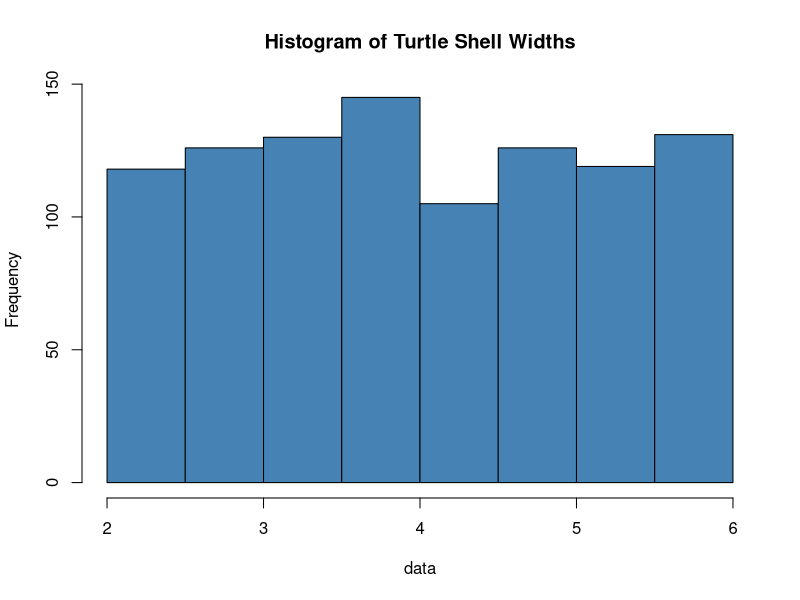
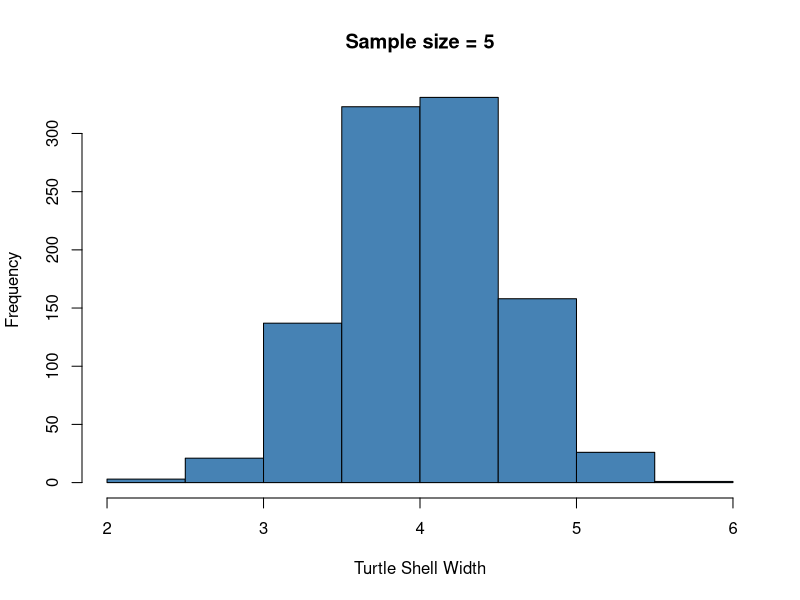
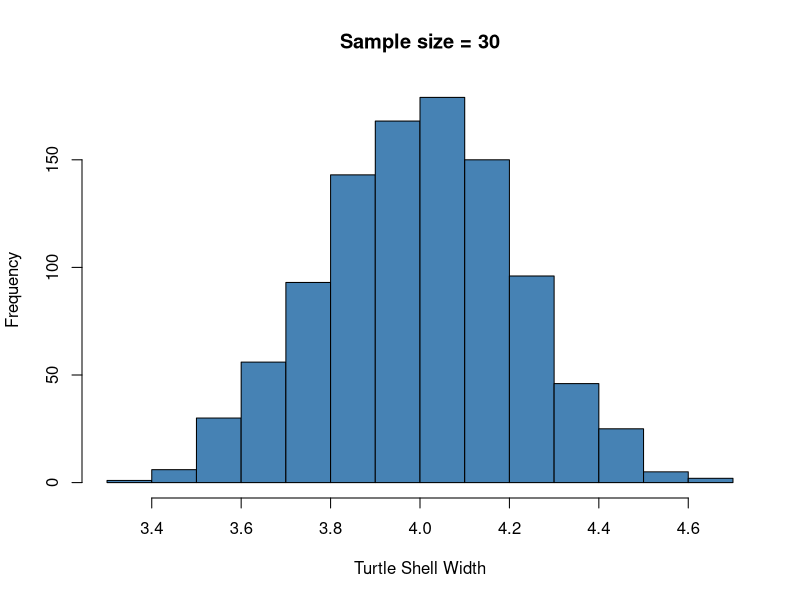
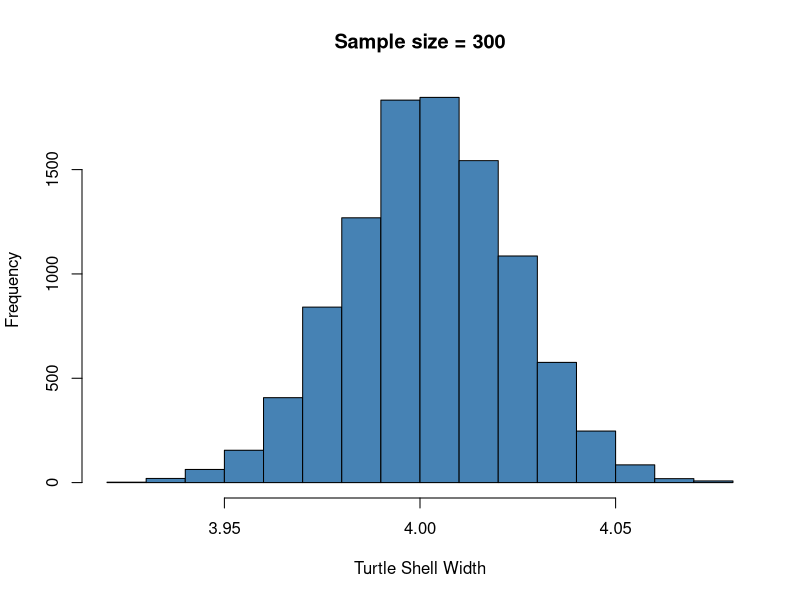

Write R code to recreate these figures, in order.


#*****************************************************************************
#April 24 - April 28: Sampling Distributions and the Central Limit Theorem
#*****************************************************************************

#How to Apply the Central Limit Theorem in R (With Examples)


#--------------------------------------------------------------------
#What is the central limit theorem (CLT)?
#--------------------------------------------------------------------

#The central limit theorem states that/predicts that:

#1. the sampling distribution of a (variable) sample mean is approximately normal 
#if the sample size is large enough, even if the population (variable)
#is not normally distributed.

#CLT states that when you take large samples from the population, 
#the sample means will be normally distributed, 
#even when the population is not normally distributed.

#2. the sampling distribution will have the following properties:

#2.1 The mean of the sampling distribution will be equal 
# to the mean of the population (variable) distribution

#2.2 The standard deviation of the sampling distribution will be equal to 
#the standard deviation of the population distribution divided by the 
#square root of the sample size:

# According to the CLT
# 1. The sampling distribution of the mean
# is approximately normal if the size of the random
# sample is large enough
# (large enough means about 30 or more)

# 2. The mean of the sampling distribution
# of the mean is the same as the population mean

# 3. The standard deviation of the sampling distribution
# of the mean (also known as the standard error
# of the mean) is equal to the population standard deviation
# divided by the square root of the sample size

# 4. If the population that supplied the sample
# is not normal, the sampling distribution of the mean
# will be a normally distributed variable so long as the sample size
# is large enough - for practical purposes, 30 or more

# 5. If the population that supplied the sample
# is normal, then the sampling distribution 
# will be a normally distributed variable for any sample size

#-----------------------------------------------------------
#Key Notes about the CLT
#----------------------------------------------------------

#Note that the population that supplied
#The samples does not have to be normally
#distributed for the CLT to hold. The key
#requirement is that the size of the 
#samples drawn from the population
#is large enough

#-------------------------------------------------------------------
#Why the normal distribution is important
#-------------------------------------------------------------------

#The normal distribution is famous and important because:

#1. Many natural phenomena are thus distributed - Heights, weight, and 
#IQ scores are all distributed according to this bell shaped curve:

#2. Many statistical models assume that variables are normally distributed

#3. the distributions of sample means are themselves normally distributed! 


#--------------------------------------------------------------------
#Assumptions of the CLT
#--------------------------------------------------------------------

#1. The data must follow the randomization condition. 
#The data [or variable(s)/rows] should be sampled randomly
 
#2. One sample should not influence the other samples
#Samples should be independent of each other.


#3. Sample size should be not more than 10% of the population 
#when sampling is done without replacement


#4. The sample size should be sufficiently large. 


#Now, how will we figure out how large this size should be? 
#Well, it depends on the population. 

#When the population is skewed or asymmetric, the sample size should be large. 
#If the population is symmetric, then we can draw small samples as well.

#In general, a sample size of 30 is considered sufficient 
#when the population is symmetric.

#----------------------------------------------------------
#Why is the CLT important?
#----------------------------------------------------------

#The fact that sample means are normally distributed lets us 
#understand why we can test for differences in population means between groups 
#using t-tests (or Z-tests if we have enough information)

#Essentially, this is because we can ask if an observed mean 
#is significantly different to what we'd expect to 
#have seen under the null hypothesis.

#Under the null hypothesis, we make a statement about what the 
#mean of a population is equal to. We then observe a sample mean

#Since these sample means are normally distributed we can ask 
#about what the probability is of having seen our observed sample mean. 

#If it's unlikely to have seen that sample mean, we can reject our null 
#(not accept the alternative, just reject the null).


#---------------------------------------------------------------------
#The following example demonstrates how to apply the CLT in R
#---------------------------------------------------------------------


#Suppose the width of a turtle's shell follows a uniform distribution 
#with a minimum width of 2 inches and a maximum width of 6 inches.

#That is, if we randomly selected a turtle and measured the width of 
#its shell, it's equally likely to be any width between 2 and 6 inches.

#The following code shows how to create a dataset in R that contains 
#the measurements of shell widths for 1,000 turtles, 
#uniformly distributed between 2 and 6 inches:

#make this example reproducible
set.seed(0)

#create random variable with sample size of 1000 that is uniformly distributed
data <- runif(n=1000, min=2, max=6)

#create histogram to visualize distribution of turtle shell widths
hist(data, col='steelblue', main='Histogram of Turtle Shell Widths')

#Notice that the distribution of turtle shell widths is 
#not normally distributed at all.


#Now, imagine that we take repeated random samples of 5 turtles from 
#this population and measure the sample mean over and over again.

#The following code shows how to perform this process in R and create 
#a histogram to visualize the distribution of the sample means:


#create empty vector to hold sample means
sample5 <- c()

#take 1,000 random samples of size n=5
n = 1000
for (i in 1:n){
  sample5[i] = mean(sample(data, 5, replace=TRUE))
}

#calculate mean and standard deviation of sample means
mean(sample5)

sd(sample5)

#create histogram to visualize sampling distribution of sample means
hist(sample5, col ='steelblue', xlab='Turtle Shell Width', main='Sample size = 5')

#Notice that the sampling distribution of sample means appears 
#normally distributed, even though the distribution that the 
#samples came from was not normally distributed.

#Also notice the sample mean and sample standard deviation for this 
#sampling distribution:


#Now suppose we increase the sample size that we use from n=5 to n=30 
#and recreate the histogram of sample means:

#create empty vector to hold sample means
sample30 <- c()

#take 1,000 random samples of size n=30
n = 1000
for (i in 1:n){
  sample30[i] = mean(sample(data, 30, replace=TRUE))
}

#calculate mean and standard deviation of sample means
mean(sample30)

sd(sample30)


#create histogram to visualize sampling distribution of sample means
hist(sample30, col ='steelblue', xlab='Turtle Shell Width', main='Sample size = 30')


#The sampling distribution is normally distributed once again, 
#but the sample standard deviation is even smaller:


#This is because we used a larger sample size (n = 30) compared to the 
#previous example (n = 5) so the standard deviation of 
#sample means is even smaller 


#If we keep using larger and larger sample sizes, 
#we'll find that the sample standard deviation gets smaller and smaller.

#This is one way to illustrate the central limit theorem in practice.

#---------------------------------------------------------------------
#Conclusion
#---------------------------------------------------------------------

#So if the sample size is very large, say 2000, we can expect 
#the sampling distribution's standard deviation to be rather small, 
#resulting in "thinner" normal curves

#Crucially, the mean of the sampling distribution is the 
#same as the population's mean. But the standard deviation is not.

#The sample standard deviation is related to the population standard deviation, 
#though (i.e the population standard deviation divided by the sample size).

#The more the original population varies 
#(i.e the higher its standard deviation), the larger the sample size 
#needs to be before we can get "thinner" normal curves.


#create empty vector to hold sample means
sample3000 <- c()

#take 10,000 random samples of size n=3000
iter = 10000

for (i in 1:iter){
  sample3000[i] = mean(sample(data, 3000, replace=TRUE))
}

#calculate mean and standard deviation of sample means
mean(sample3000)


sd(sample3000)

#create histogram to visualize sampling distribution of sample means
hist(sample3000, col ='steelblue', xlab='Turtle Shell Width', main='Sample size = 300')

